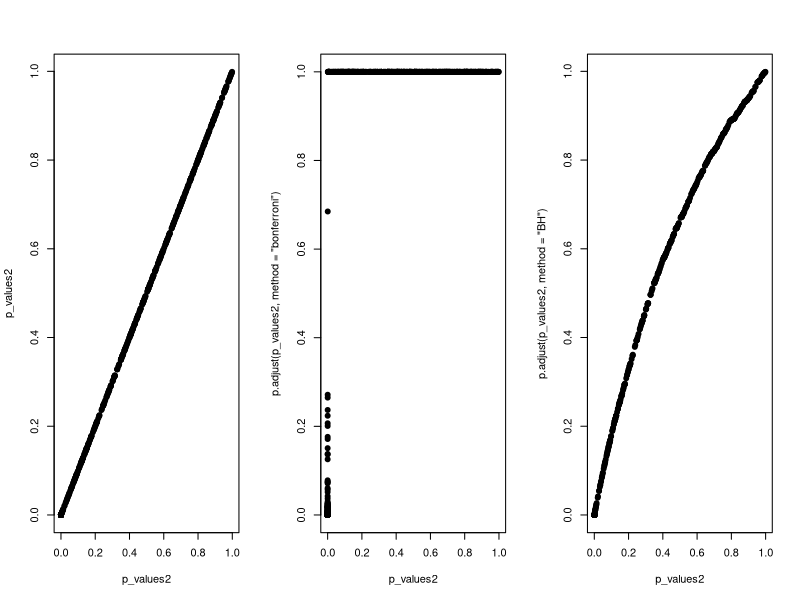

Here is the R script that generated this plot:
#####    Multiple Testing    #####
##################################

# Case Study I: No True Positives

set.seed(1010093)
p_values <- rep(NA, 1000)
for (i in 1:1000) {
    y <- rnorm(20)
    x <- rnorm(20)
    p_values[i] <- summary(lm(y ~ x))$coeff[2, 4]
}

# Control Positive Rate
sum(p_values < 0.05)

# Control FWER
sum(p.adjust(p_values, method = "bonferroni") < 0.05)

# Control FDR
sum(p.adjust(p_values, method = "BH") < 0.05)



# Case Study II: 50% True Positives

set.seed(1010093)
p_values2 <- rep(NA, 1000)
for (i in 1:1000) {
    x <- rnorm(20)
    # First 500 beta=0, last 500 beta=2
    if (i<= 500) {
        y <- rnorm(20)
    } else {
        y <- rnorm(20, mean = 2 * x)
    }
    p_values2[i] <- summary(lm(y ~ x))$coeff[2, 4]
}
true_status <- rep(c("zero", "not zero"), each = 500)
table(p_values2 < 0.05, true_status)

# Controlling FWER
table(p.adjust(p_values2, method = "bonferroni") < 0.05, true_status)

# Controlling FDR
table(p.adjust(p_values2, method = "BH") < 0.05, true_status)

# Plotting the p values
par(mfrow = c(1, 3))
plot(p_values2, p_values2, pch = 19)
plot(p_values2, p.adjust(p_values2, method = "bonferroni"), pch = 19)
plot(p_values2, p.adjust(p_values2, method = "BH"), pch = 19)